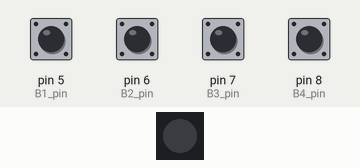
Simulated run of this sketch. Board: Arduino Mega 2560, built with avr-gcc and run on an emulated ATmega2560. Parts: 1 RGB LEDs in strip order, left to right. The test bench sets the inputs (shaded band); at power-on: pin 5 (B1_pin), pin 6 (B2_pin), pin 7 (B3_pin), pin 8 (B4_pin) HIGH. Dim RGB values are drawn brighter than linear.

Above: at 12.8 s.
12.9 s: pin 6 (B2_pin) pulled LOW for 3 s
At 14.15 s:
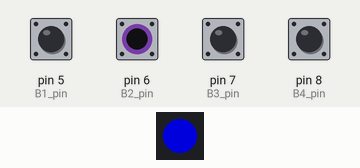
17.4 s: pin 7 (B3_pin) pulled LOW for 3 s
At 21.8 s:
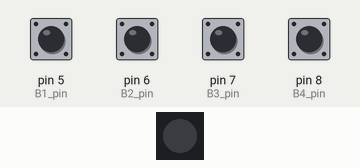
22.2 s: pin 8 (B4_pin) pulled LOW for 3 s
At 23.15 s:
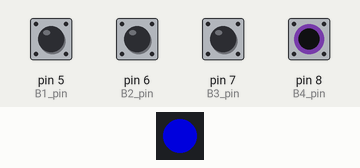
Timing chart, 0 to 26.6 s (numbered marks = the images above; inputs shaded):
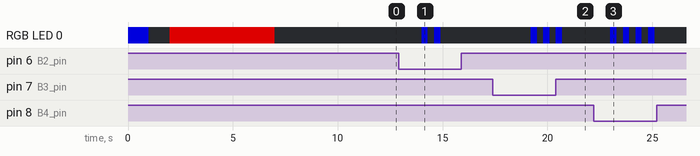

Measured:
- after the input at 12.9 s, RGB LED 0: alternates RGB(0, 0, 150) for 0.30 s and off for 0.30 s, 4 changes in all, then stays off, starting after 1.1 s
- after the input at 17.4 s, RGB LED 0: alternates RGB(0, 0, 150) for 0.30 s and off for 0.30 s, 6 changes in all, then stays off, starting after 1.8 s
- after the input at 22.2 s, RGB LED 0: alternates RGB(0, 0, 150) for 0.30 s and off for 0.30 s, 8 changes in all, then stays off, starting after 0.80 s

The sketch:

AoE_Initial_MainBoard_Test.ino
```cpp
// Uses RP2040-Zero on-board LED for inital HW tests
//
// Turns LED blue for one second
// Black for one second
//
// Reads temperature sensor.  If the value read sanity checks:
// The LED is green for five seconds, else red for five seconds.
//
// Then cycles checking the four buttons.
//    LED blinks blue 1, 2, 3, or 4 times
//    to shows which of the four buttons is pressed.


#include <Adafruit_NeoPixel.h>

#define PIN       16 // IO pin for INTERNAL RGB LED
#define NUMPIXELS 1  //

//IO Pins
#define B1_pin    5
#define B2_pin    6
#define B3_pin    7
#define B4_pin    8
#define MPU_SDA   14
#define MPU_SCL   15
#define LED_pin   26
#define LDR_pin   27
#define Shot_pin  28
#define TMP_pin   29

int B1_val, B2_val, B3_val, B4_val;

Adafruit_NeoPixel pixels(NUMPIXELS, PIN, NEO_GRB + NEO_KHZ800);

void setup() {
  pixels.begin();

  pinMode(B1_pin, INPUT_PULLUP);
  pinMode(B2_pin, INPUT_PULLUP);
  pinMode(B3_pin, INPUT_PULLUP);
  pinMode(B4_pin, INPUT_PULLUP);
  pinMode(LDR_pin, INPUT);
  pinMode(Shot_pin, INPUT);
  pinMode(TMP_pin, INPUT);
}

void loop() {
  //flash internal LED blue (signal startup)
  pixels.setPixelColor(0, pixels.Color(0, 0, 150));
  pixels.show();
  delay(1000);
  pixels.setPixelColor(0, pixels.Color(0, 0, 0));
  pixels.show();
  delay(1000);

  int temp=ReadTMP();
  if ((temp>130) || (temp<60))
  {
      //wrong temp read - make LED red for 5 second
      pixels.setPixelColor(0, pixels.Color(150, 0, 0));
      pixels.show();
      delay(5000);
      pixels.setPixelColor(0, pixels.Color(0, 0, 0));
      pixels.show();
      delay(1000);
  } else {
      //OK temp read - make LED green for 5 second
      pixels.setPixelColor(0, pixels.Color(0, 150, 0));
      pixels.show();
      delay(5000);
      pixels.setPixelColor(0, pixels.Color(0, 0, 0));
      pixels.show();
      delay(1000);
  }

  while(1){   // FOREVER

    ReadButtons();
    if(B1_val){
      // blink blue ONCE for 1 sec
      pixels.setPixelColor(0, pixels.Color(0, 0, 150));
      pixels.show();
      delay(300);
      pixels.setPixelColor(0, pixels.Color(0, 0, 0));
      pixels.show();
      delay(300);
    }
    if(B2_val){
      // blink blue TWICE for 1 sec
      for(int c=0;c<2;c++){
        pixels.setPixelColor(0, pixels.Color(0, 0, 150));
        pixels.show();
        delay(300);
        pixels.setPixelColor(0, pixels.Color(0, 0, 0));
        pixels.show();
        delay(300);
      }
    }
    if(B3_val){
      // blink blue TWICE for 1 sec
      for(int c=0;c<3;c++){
        pixels.setPixelColor(0, pixels.Color(0, 0, 150));
        pixels.show();
        delay(300);
        pixels.setPixelColor(0, pixels.Color(0, 0, 0));
        pixels.show();
        delay(300);
      }
    }
    if(B4_val){
      // blink blue TWICE for 1 sec
      for(int c=0;c<4;c++){
        pixels.setPixelColor(0, pixels.Color(0, 0, 150));
        pixels.show();
        delay(300);
        pixels.setPixelColor(0, pixels.Color(0, 0, 0));
        pixels.show();
        delay(300);
      }
    }
    delay(2000);  // 5 seconds between button reads
  }
}


int ReadTMP() {
  int   analogValue = analogRead(TMP_pin);

  float volts = analogValue * (3.3 / 1023.0);
  float millivolts = volts * 1000;
  float tempC = (millivolts - 500) / 10;
  float tempF = (tempC * 1.8) + 32;

  return round(tempF);
}

void ReadButtons(void){
  B1_val = !(digitalRead(B1_pin));
  B2_val = !(digitalRead(B2_pin));
  B3_val = !(digitalRead(B3_pin));
  B4_val = !(digitalRead(B4_pin));
}
```
